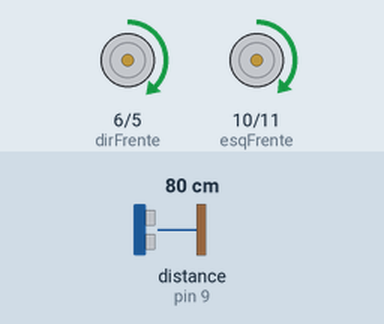
The sketch below on a simulated Arduino Uno, built with avr-gcc and run on an emulated ATmega328P. Shown: motor-driver pin pairs drawn as motors (green arrow = first pin HIGH = forward, orange = second pin HIGH = backward, longer = more drive). Wiring (inferred from the names in the program): ultrasonic range finder: trigger pin 8; echo pin 9. The inputs (shaded band) are chosen by the test bench; at power-on: distance to the obstacle (sensor on pin 9) 80 cm. The echo pulse lasts 58.3 µs per cm.

Above: at 1.2 s.
1.3 s: distance to the obstacle (sensor on pin 9) set to 23 cm
2.8 s: distance to the obstacle (sensor on pin 9) set to 19 cm
At 3.4 s:
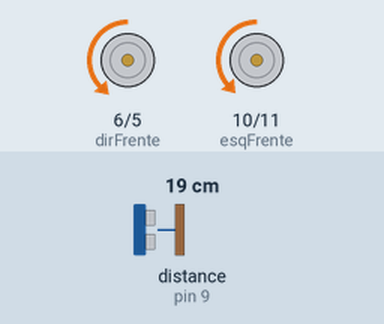
Timing chart, 0 to 11.8 s (numbered marks = the images above; inputs shaded):
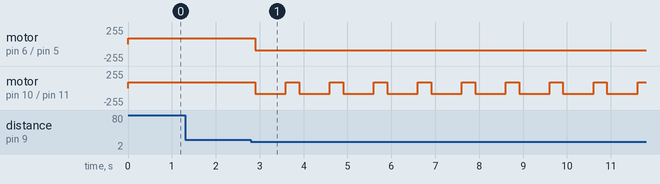

The sketch:

desvia-de-obstaculo.ino
```cpp
#define dirFrente 6
#define dirTras   5
#define esqFrente 10
#define esqTras   11

#define DIRSPEED 80
#define ESQSPEED 95

#define FRENTE  1
#define PARADO  0
#define TRAS   -1

#define TRIG_PIN 8
#define ECHO_PIN 9

#define MIN_DISTANCE 20

float duration, distance;

float read_distance(){

  digitalWrite(TRIG_PIN, LOW);
  delayMicroseconds(2);
  digitalWrite(TRIG_PIN, HIGH);
  delayMicroseconds(10);
  digitalWrite(TRIG_PIN, LOW);

  duration = pulseIn(ECHO_PIN, HIGH);
  return (duration*.0343)/2;
}

void configMotor() {
  pinMode(dirFrente,  OUTPUT);
  pinMode(dirTras,    OUTPUT);
  pinMode(esqFrente,  OUTPUT);
  pinMode(esqTras,    OUTPUT);

  digitalWrite(dirFrente,  LOW);
  digitalWrite(dirTras,    LOW);
  digitalWrite(esqFrente,  LOW);
  digitalWrite(esqTras,    LOW);
}

void motorEsq(int direcao, byte velocidade = 85) {
  switch (direcao) {
    case -1: {
        //        Serial.println("Esq Trás");
        digitalWrite(esqFrente,  LOW);
        analogWrite (esqTras,    velocidade);
        break;
      }
    case 0: {
        //        Serial.println("Esq PARADOdo");
        digitalWrite(esqFrente,  HIGH);
        digitalWrite(esqTras,    HIGH);
        break;
      }
    case 1: {
        //        Serial.println("Esq Frente");
        analogWrite (esqFrente,  velocidade);
        digitalWrite(esqTras,    LOW);
        break;
      }
  }
}

void motorDir(int direcao, byte velocidade = 90) {
  switch (direcao) {
    case -1: {
        //        Serial.println("Dir Trás");
        digitalWrite(dirFrente,  LOW);
        analogWrite (dirTras,    velocidade);
        break;
      }
    case 0: {
        //        Serial.println("Dir PARADOdo");
        digitalWrite(dirFrente,  HIGH);
        digitalWrite(dirTras,    HIGH);
        break;
      }
    case 1: {
        //        Serial.println("Dir Frente");
        analogWrite (dirFrente,  velocidade);
        digitalWrite(dirTras,    LOW);
        break;
      }
  }
}

void direcaoTras(){
  motorEsq(TRAS);
   motorDir(TRAS);
}

void direcaoFrente(){
  motorEsq(FRENTE);
  motorDir(FRENTE);
}

void direcaoDireita(){
  motorEsq(FRENTE);
  motorDir(TRAS);
}

void setup() {
  pinMode(TRIG_PIN, OUTPUT);
  pinMode(ECHO_PIN, INPUT);
}

void loop() {
  distance = read_distance();
  if(distance<=MIN_DISTANCE) { //distancia menor que 40 cm
  direcaoTras();
  delay(700);
  direcaoDireita();
  delay(200);
  } else {
    direcaoFrente();
  }

  delay(100);

}
```

Measured:
- the behaviour switches between 21 and 20 cm on distance to the obstacle (sensor on pin 9) (found by bisection; images 0 and 1)
- after the input at 1.3 s, every drawn part: stays the same
- after the input at 2.8 s, motor on pin 6 (dirFrente) / pin 5 (dirTras): forward 90/255 → backward 90/255 after 0.10 s; motor on pin 10 (esqFrente) / pin 11 (esqTras): alternates forward 85/255 for 0.30 s and backward 85/255 for 0.70 s, starting after 0.10 s
